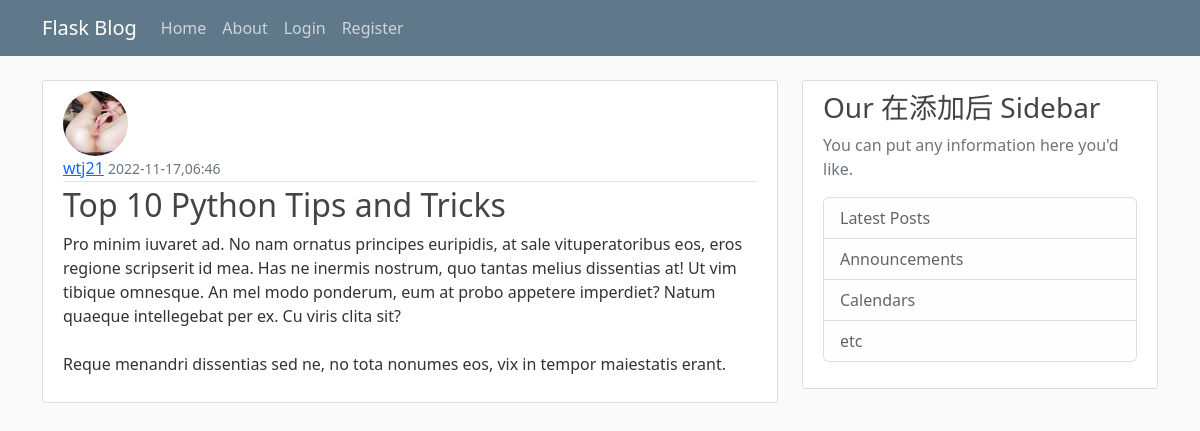
/post/28, run on the app's committed database.
### flaskblog/models.py (models this page shows, shortened)
class User(db.Model,UserMixin):
    id = db.Column(db.Integer,primary_key=True)
    username = db.Column(db.String(20),unique=True,nullable=False)
    email = db.Column(db.String(120),unique=True,nullable=False)
    image_file = db.Column(db.String(20),nullable=False,default='default.jpg')
    password = db.Column(db.String(60),nullable=False)
    posts = db.relationship('Post',backref='author',lazy=True)

class Post(db.Model):
    id = db.Column(db.Integer,primary_key=True)
    title = db.Column(db.String(100),nullable=True)
    date_posted = db.Column(db.DateTime,nullable=False,default=datetime.utcnow)
    content = db.Column(db.Text,nullable=False)
    user_id = db.Column(db.Integer,db.ForeignKey('user.id'),nullable=False)

### flaskblog/routes.py (the view)
@app.route("/post/<int:post_id>")
def post(post_id):
    post = Post.query.get_or_404(post_id,"输入的flask页面错误缺失")
    return render_template('post.html',title=post.title,post=post)

### flaskblog/templates/post.html (shortened to what this page needs)
{% extends "layout.html" %}
{% block content %}
    <article class="media content-section">
        <img class="rounded-circle article-img" src="{{ url_for('static',filename='profile_pics/' + post.author.image_file) }}">
        <div class="media-body">
            <div class="article-metadata">
                <a class="mr-2" href="{{url_for('user_posts',username=post.author.username) }}">{{ post.author.username }}</a>
                <small class="text-muted">{{ post.date_posted.strftime('%Y-%m-%d,%H:%M') }}</small>
            </div>
            <h2 class="article-title">{{ post.title }}</h2>
            <p class="article-content">{{ post.content }}</p>
        </div>
    </article>
{% endblock content %}

### flaskblog/static/main.css (style rules this page uses)
body { background: #fafafa; color: #333333; margin-top: 5rem; }
h1, h2, h3, h4, h5, h6 { color: #444444; }
.content-section { background: #ffffff; padding: 10px 20px; border: 1px solid #dddddd; border-radius: 3px; margin-bottom: 20px; }
.article-title { color: #444444; }
.article-content { white-space: pre-line; }
.article-img { height: 65px; width: 65px; margin-right: 16px; }
.article-metadata { padding-bottom: 1px; margin-bottom: 4px; border-bottom: 1px solid #e3e3e3 }

### data on the page
User: image_file (placeholder picture), author.username "wtj21"
Post: date_posted "2022-11-17,06:46", title "Top 10 Python Tips and Tricks", content "Pro minim iuvaret ad. No nam ornatus principes euripidis, at sale vituperatoribus eos, eros regione scripserit id mea. Has ne inermis nostrum, quo tantas melius dissentias at! Ut vim tibique omnesque. An mel modo ponderum, eum at probo appetere imperdiet? Natum quaeque intellegebat per ex. Cu viris clita sit? Reque menandri dissentias sed ne, no tota nonumes eos, vix in tempor maiestatis erant."
